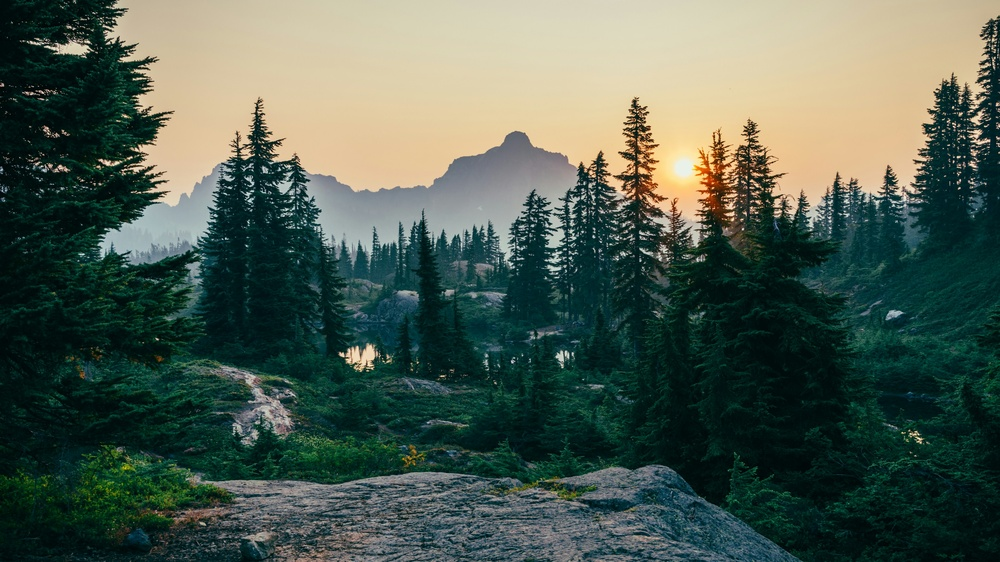
#> input picture purify_data/cluster_01/image_1507.jpg, 1000 x 562 px, shrunk from 3840 x 2160 before the run
$ python -i extract_geometric_shape.py   (imports and definitions only)
#> lines starting #> are read from the running program, lines starting #| are printed output that depends on the picture; after the words box and inside, x2 and y2 are one past the last pixel; in counts of white or black regions, pixels touching at a corner belong together
#> further down, picture is the input picture: shape (562, 1000, 3); mean B, G, R 80.8, 93.1, 78.7
import cv2
import numpy as np
from typing import List

def _extract_geometric_shape(img_bgr: np.ndarray) -> List[float]:
    img_gray = cv2.cvtColor(img_bgr, cv2.COLOR_BGR2GRAY)
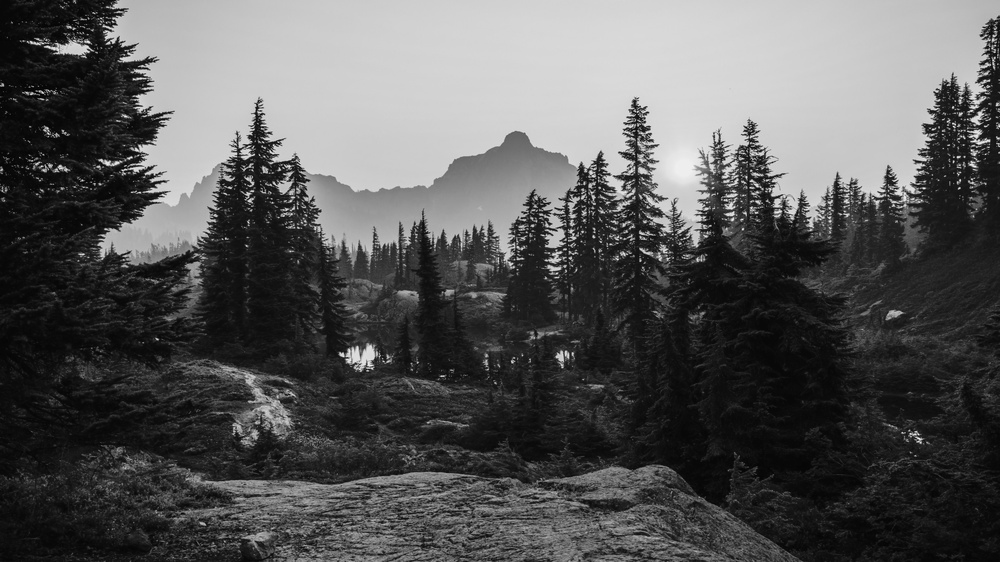
#> img_gray: shape (562, 1000); min 0, max 246, mean 87.4
    _, thresh = cv2.threshold(img_gray, 127, 255, cv2.THRESH_BINARY)
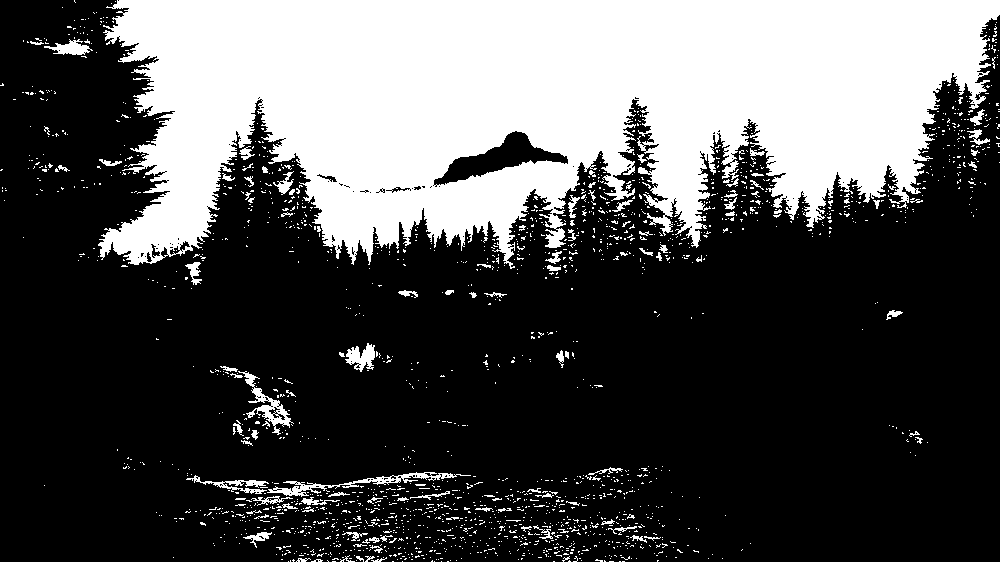
#> thresh: shape (562, 1000); 31.5% white; 1966 white regions (1855 under 20 px)
    contours, _ = cv2.findContours(thresh, cv2.RETR_EXTERNAL, cv2.CHAIN_APPROX_SIMPLE)
#> contours = 1965 contours, 1915 with area under 20; largest, box (x1, y1, x2, y2) and area: (98, 0, 1000, 269) 162363, (267, 472, 471, 497) 756, (238, 371, 294, 435) 700, (345, 343, 375, 372) 421, (44, 39, 93, 55) 318
    if not contours: return [0.0] * 6
    cnt = max(contours, key=cv2.contourArea)
#> cnt = contour of 4804 points, box (x1, y1, x2, y2) (98, 0, 1000, 269), area 162363
    area = cv2.contourArea(cnt)
#> area = 162363
    perimeter = cv2.arcLength(cnt, True)
#> perimeter = 9177.3
    if perimeter == 0: return [0.0] * 6
    circularity = (4 * np.pi * area) / (perimeter**2)
#> circularity = 0.0242
    hull = cv2.convexHull(cnt)
#> hull = contour of 19 points, box (x1, y1, x2, y2) (98, 0, 1000, 269), area 217496
    hull_area = cv2.contourArea(hull)
#> hull_area = 217496
    solidity = float(area / hull_area) if hull_area > 0 else 0
#> solidity = 0.747
    x, y, w, h = cv2.boundingRect(cnt)
#> x = 98; y = 0; w = 902; h = 269
    rect_area = w * h
#> rect_area = 242638
    extent = float(area / rect_area) if rect_area > 0 else 0
#> extent = 0.669
    aspect_ratio = float(w) / h if h > 0 else 0
#> aspect_ratio = 3.35
    if len(cnt) >= 5:
        (x, y), (axes1, axes2), angle = cv2.fitEllipse(cnt)
#> x = 531.7; y = 90.11; axes1 = 297.5; axes2 = 899.6; angle = 85.03
        major_axis = max(axes1, axes2)
#> major_axis = 899.6
        minor_axis = min(axes1, axes2)
#> minor_axis = 297.5
        eccentricity = np.sqrt(1 - (minor_axis**2 / major_axis**2)) if major_axis > 0 else 0
#> eccentricity = 0.944
    else: eccentricity = 0
    convexity = cv2.arcLength(hull, True) / perimeter
#> convexity = 0.239

    # Ensure no NaNs are returned
    geo = [float(circularity), float(solidity), float(extent), float(aspect_ratio), float(eccentricity), float(convexity)]
#> geo = [0.0242, 0.747, 0.669, 3.35, 0.944, 0.239]
    return [0.0 if np.isnan(x) else x for x in geo]

>>> import cv2
>>> picture = cv2.imread('../../../../purify_data/cluster_01/image_1507.jpg')
>>> result = _extract_geometric_shape(picture)
#> result = [0.0242, 0.747, 0.669, 3.35, 0.944, 0.239]

$ run again, on purify_data/cluster_01/image_1637.jpg
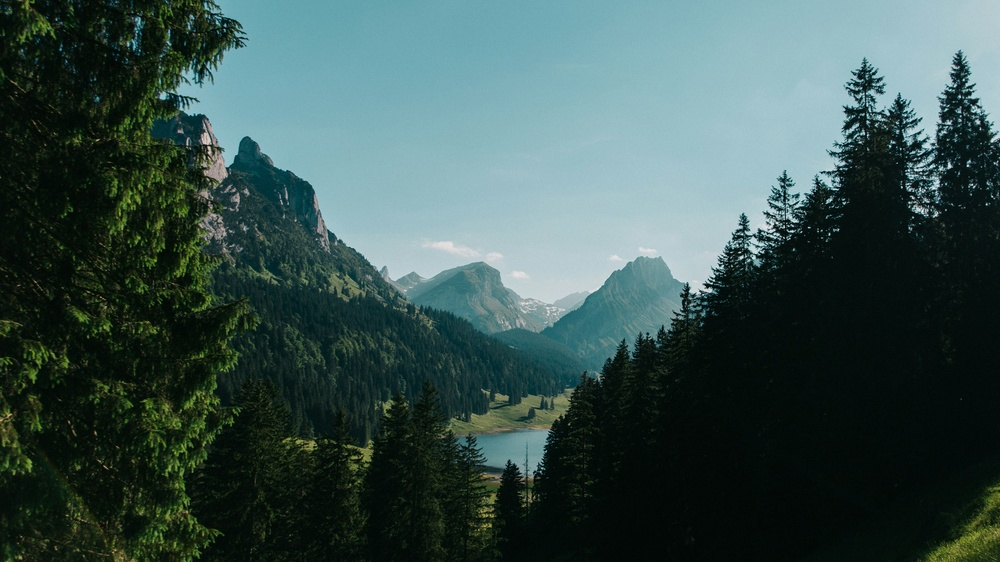
#> input picture purify_data/cluster_01/image_1637.jpg, 1000 x 562 px, shrunk from 3840 x 2160 before the run
#> picture is the input picture: shape (562, 1000, 3); mean B, G, R 78.6, 81.6, 58.5
#> in _extract_geometric_shape, `img_gray = cv2.cvtColor(img_bgr, cv2.COLOR_BGR2GRAY)`:
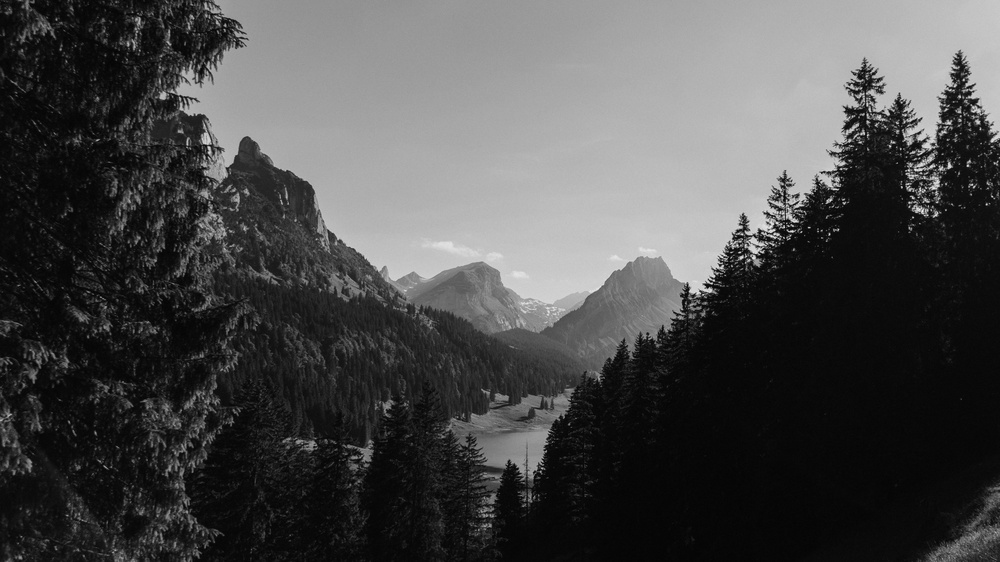
#> img_gray: shape (562, 1000); min 1, max 247, mean 74.3
#> in _extract_geometric_shape, `_, thresh = cv2.threshold(img_gray, 127, 255, cv2.THRESH_BINARY)`:
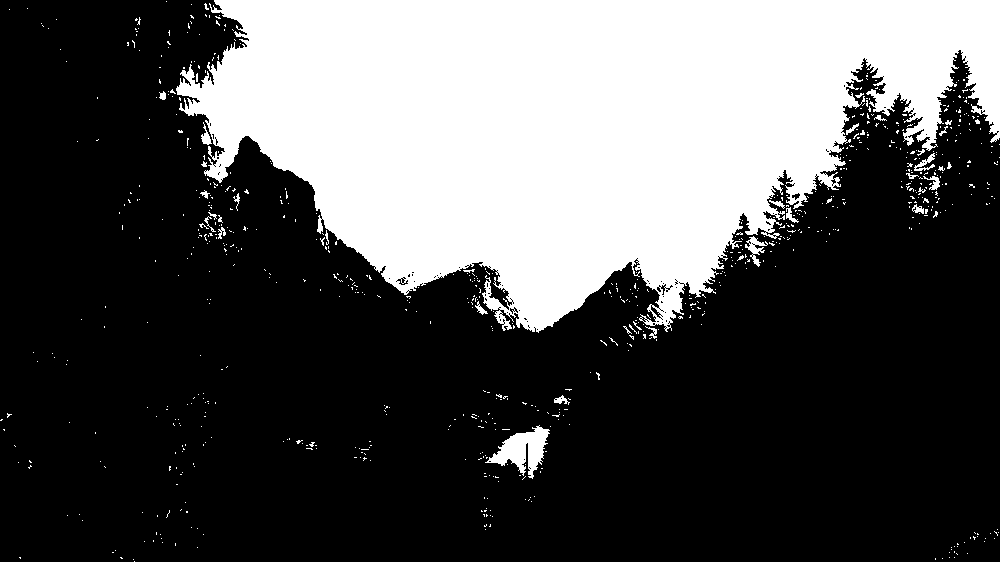
#> thresh: shape (562, 1000); 32% white; 783 white regions (750 under 20 px)
#> contours = 783 contours, 767 with area under 20; largest, box (x1, y1, x2, y2) and area: (176, 0, 1000, 333) 172292, (485, 425, 550, 479) 1402, (745, 236, 768, 267) 191, (914, 153, 935, 171) 98, (201, 122, 212, 145) 78
#> cnt = contour of 2930 points, box (x1, y1, x2, y2) (176, 0, 1000, 333), area 172292
#> area = 172292.5
#> perimeter = 5858.2
#> circularity = 0.0631
#> hull = contour of 17 points, box (x1, y1, x2, y2) (176, 0, 1000, 333), area 212650
#> hull_area = 212650
#> solidity = 0.81
#> in _extract_geometric_shape, `x, y, w, h = cv2.boundingRect(cnt)`: x = 176; y = 0; w = 824; h = 333
#> rect_area = 274392
#> extent = 0.628
#> aspect_ratio = 2.47
#> in _extract_geometric_shape, `(x, y), (axes1, axes2), angle = cv2.fitEllipse(cnt)`: x = 565.7; y = 71.96; axes1 = 455.3; axes2 = 729; angle = 82.6
#> major_axis = 729
#> minor_axis = 455.3
#> eccentricity = 0.781
#> convexity = 0.341
#> geo = [0.0631, 0.81, 0.628, 2.47, 0.781, 0.341]
